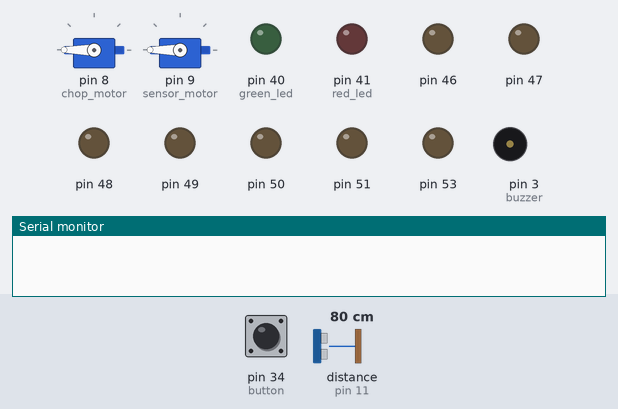
A sketch run on a simulated Arduino Mega 2560, built with avr-gcc and run on an emulated ATmega2560. Parts: 2 × servo, output pins drawn as LEDs (lit = HIGH), buzzer (waves = sounding), the last lines printed to the serial monitor. Dashed ring = blinking. The inputs (shaded band) are chosen by the test bench; at power-on: pin 34 (button) HIGH, distance to the obstacle (sensor on pin 11) 80 cm. The echo pulse lasts 58.3 µs per cm; pins used as bus, display or sensor lines are not drawn.

Above: at 0.8 s.
0.9 s: pin 34 (button) pulled LOW for 0.15 s
At 3.8 s:
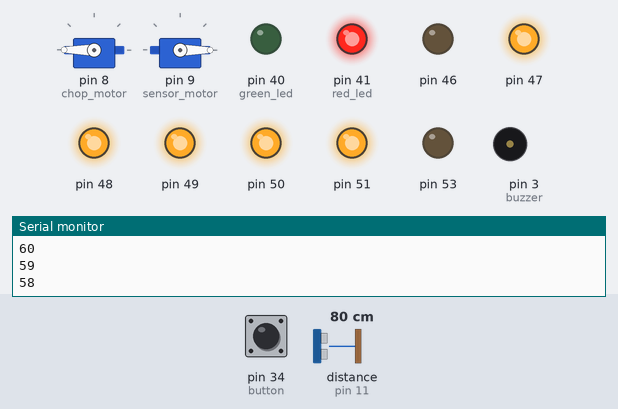
4.0 s: distance to the obstacle (sensor on pin 11) set to 63 cm
7.0 s: distance to the obstacle (sensor on pin 11) set to 56 cm
9.4 s: pin 34 (button) pulled LOW for 1 s
At 9.94 s:
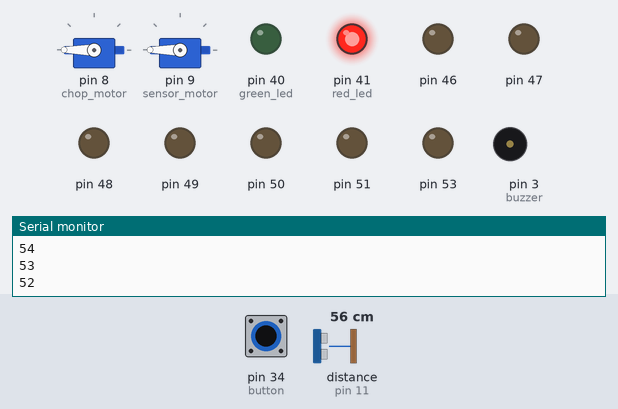
11.9 s: pin 34 (button) pulled LOW for 0.15 s
At 13.7 s:
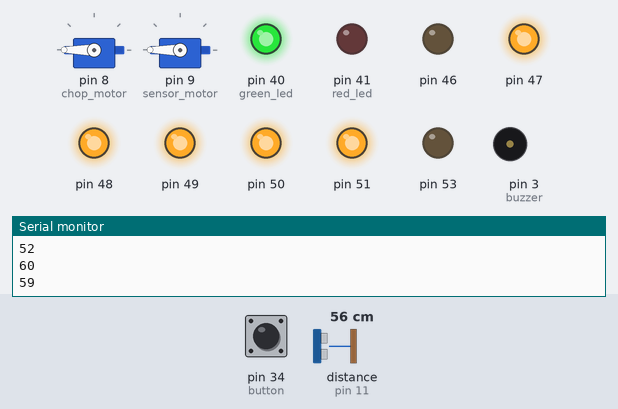
14.9 s: pin 34 (button) pulled LOW for 3.2 s
At 16.27 s:
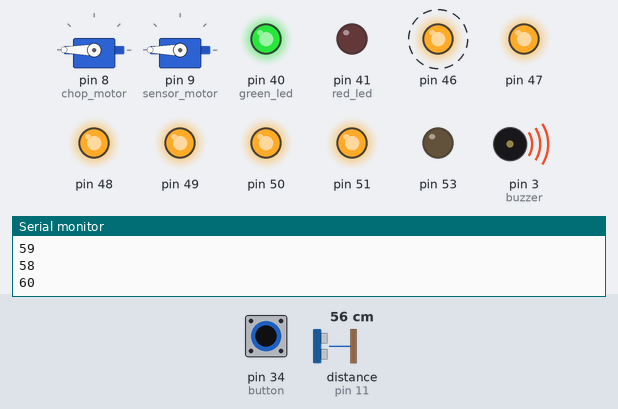
Timing chart, 0 to 31.4 s (numbered marks = the images above; inputs shaded):
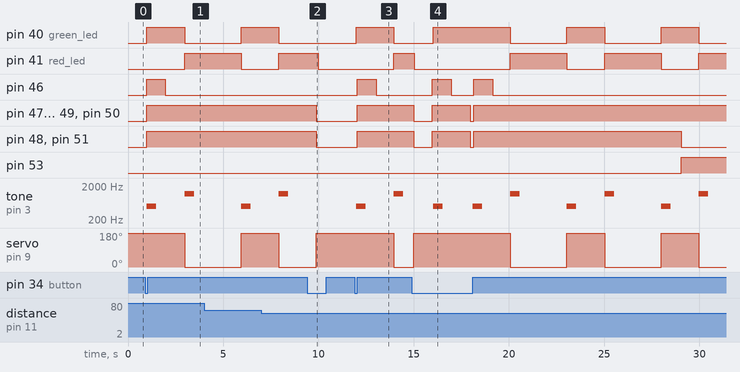

Measured:
- after the input at 0.9 s, pin 40 (green_led): LOW → HIGH after 0.09 s, → LOW 2.0 s later; pin 41 (red_led): LOW → HIGH after 2.1 s; pin 46: LOW → HIGH after 0.08 s, → LOW 0.99 s later; pin 47–51: LOW → HIGH after 0.08 s; tone on pin 3 (buzzer): silent → 500 Hz after 0.09 s, → silent 0.50 s later, → 1200 Hz 1.5 s later, → silent 0.50 s later
- after the input at 9.4 s, pin 40 (green_led): stays LOW (without the input it goes to HIGH after 1.5 s); pin 41 (red_led): HIGH → LOW after 0.59 s instead of 1.5 s; pin 47, pin 49, pin 50: HIGH → LOW after 0.49 s; pin 48, pin 51: HIGH → LOW after 0.49 s instead of 2.5 s; pin 53: stays LOW (without the input it goes to HIGH after 2.5 s)
- after the input at 11.9 s, pin 40 (green_led): LOW → HIGH after 0.07 s, → LOW 2.0 s later; pin 41 (red_led): LOW → HIGH after 2.1 s; pin 46: LOW → HIGH after 0.14 s, → LOW 0.99 s later; pin 47–51: LOW → HIGH after 0.14 s; tone on pin 3 (buzzer): silent → 500 Hz after 0.07 s, → silent 0.50 s later, → 1200 Hz 1.5 s later, → silent 0.50 s later
- after the input at 14.9 s, pin 46: alternates HIGH for 0.99 s and LOW for 1.2 s, 4 changes in all, then stays LOW, starting after 1.1 s; pin 47, pin 49, pin 50: HIGH → LOW after 0.11 s, → HIGH 0.98 s later, → LOW 2.0 s later, → HIGH 0.20 s later; pin 53: LOW → HIGH after 14.1 s instead of 8.0 s

The sketch:

SquidGame_RedLightGreenLight.ino
```cpp
#include "seven_seg.h"
#include <Arduino_FreeRTOS.h>
#include <Servo.h>

Servo chop_motor;
Servo sensor_motor;

int red_led = 41;
int green_led = 40;
int button = 34;
int buzzer = 3;
int echo_pin = 11;
int trig_pin = 12;

enum SensorState { SCAN,
                   IDLE };
SensorState read_mode = IDLE;

int maximumRange = 200;   // Maximum range needed
int minimumRange = 0;     // Minimum range needed
long duration, distance;  // Duration used to calculate distance

bool start = false;

enum BuzzerState { BUZZER_GREEN,
                   BUZZER_RED,
                   BUZZER_OFF };
BuzzerState buzzer_state = BUZZER_OFF;

/* Tasks */
void updateDisplayTask(void *pvParameters);
void pressButtonTask(void *pvParameters);
void handleLightChange(void *pvParameters);
void toggleBuzzerTask(void *pvParameters);
void scanDistanceTask(void *pvParameters);

int scanUltrasonic(void) {
  digitalWrite(trig_pin, LOW);
  vTaskDelay(2 / portTICK_PERIOD_MS);
  digitalWrite(trig_pin, HIGH);
  vTaskDelay(10 / portTICK_PERIOD_MS);
  digitalWrite(trig_pin, LOW);
  duration = pulseIn(echo_pin, HIGH);
  distance = duration / 58.2;
  return distance;
}

void setup() {
  Serial.begin(9600);
  setupSevenSegmentDisplay();

  // Create the task to update the display
  xTaskCreate(updateDisplayTask, "UpdateDisplay", 128, NULL, 2, NULL);
  xTaskCreate(pressButtonTask, "ButtonPress", 128, NULL, 3, NULL);
  xTaskCreate(handleLightChange, "HandleLight", 128, NULL, 1, NULL);
  xTaskCreate(scanDistanceTask, "ScanDistance", 128, NULL, 2, NULL);

  pinMode(green_led, OUTPUT);
  pinMode(red_led, OUTPUT);

  pinMode(button, INPUT);
  pinMode(buzzer, OUTPUT);

  pinMode(trig_pin, OUTPUT);
  pinMode(echo_pin, INPUT);

  chop_motor.attach(8);
  sensor_motor.attach(9);
  chop_motor.write(180);
  sensor_motor.write(180);


  // Start the scheduler
  vTaskStartScheduler();
}

void loop() {}

/**
* Seven Segment Display
*/
void updateDisplayTask(void *pvParameters) {
  while (1) {
    while (!start) {
      clearDisplay();
      chop_motor.write(180);
      sensor_motor.write(180);
      read_mode = IDLE;
      vTaskDelay(200 / portTICK_PERIOD_MS);
    }

    int remainingTime = 60;
    while (start) {
      Serial.println(remainingTime);
      int tensDigit = remainingTime / 10;
      displayDigit(tensDigit);
      remainingTime--;
      vTaskDelay(1000 / portTICK_PERIOD_MS);
      if (remainingTime < 0) {
        start = false;
        read_mode = IDLE;
        chop_motor.write(0);
        vTaskDelay(800 / portTICK_PERIOD_MS);
        break;
      }
    }
  }
}

void handleLightChange(void *pvParameters) {
  while (1) {
    while (!start) {
      digitalWrite(green_led, LOW);
      digitalWrite(red_led, LOW);
      vTaskDelay(500 / portTICK_PERIOD_MS);
    }

    while (start) {
      for (int i = 0; i < 2; i++) {
        if (!start) break;
        digitalWrite(green_led, HIGH);
        digitalWrite(red_led, LOW);
        sensor_motor.write(180);

        if (i < 1) {
          buzzer_state = BUZZER_GREEN;
          tone(buzzer, 500, 500);
          read_mode = IDLE;
        } else if (i > 0 && i < 2) {
          read_mode = SCAN;
        } else {
          buzzer_state = BUZZER_OFF;
          read_mode = IDLE;
        }
        vTaskDelay(1000 / portTICK_PERIOD_MS);
      }

      for (int i = 0; i < 3; i++) {
        if (!start) break;
        digitalWrite(red_led, HIGH);
        digitalWrite(green_led, LOW);
        sensor_motor.write(0);
        if (i < 1) {
          buzzer_state = BUZZER_RED;
          tone(buzzer, 1200, 500);
        } else {
          buzzer_state = BUZZER_OFF;
        }
        vTaskDelay(1000 / portTICK_PERIOD_MS);
      }
    }

    vTaskDelay(100 / portTICK_PERIOD_MS);
  }
}

void pressButtonTask(void *pvParameters) {
  while (1) {
    if (digitalRead(button) == LOW) {
      start = !start;
      delay(1000);
    }
    vTaskDelay(50 / portTICK_PERIOD_MS);
  }
}

void scanDistanceTask(void *pvParameters) {
  static int state = 0;
  static int prev_distance = -1;
  static int current_dist = 0;
  while (1) {
    while (read_mode == IDLE) {
      state = 0;
      prev_distance = -1;
      current_dist = 0;
      chop_motor.write(180);
      vTaskDelay(500 / portTICK_PERIOD_MS);
    }

    while (read_mode == SCAN) {
      if (state == 0) {
        vTaskDelay(1500 / portTICK_PERIOD_MS);
        state = 1;
      }

      current_dist = scanUltrasonic();
      if (prev_distance == -1) {
        prev_distance = current_dist;
      } else if (current_dist > 60 || current_dist < -1) {
        break;
      } else if (current_dist > prev_distance + 2 || current_dist < prev_distance - 2) {
        chop_motor.write(0);
      } else {
        prev_distance = current_dist;
      }

      vTaskDelay(300 / portTICK_PERIOD_MS);
    }
    vTaskDelay(500 / portTICK_PERIOD_MS);
  }
}
```

seven_seg.cpp
```cpp
#include "Arduino.h"
#include "seven_seg.h"

SevenSegmentDisplay display = {
  51, 53, 50, 48, 46, 49, 47
};

void setupSevenSegmentDisplay() {
  pinMode(display.segmentAPin, OUTPUT);
  pinMode(display.segmentBPin, OUTPUT);
  pinMode(display.segmentCPin, OUTPUT);
  pinMode(display.segmentDPin, OUTPUT);
  pinMode(display.segmentEPin, OUTPUT);
  pinMode(display.segmentFPin, OUTPUT);
  pinMode(display.segmentGPin, OUTPUT);
}

void displayDigit(int digit) {
  switch (digit) {
    case 0:
      digitalWrite(display.segmentAPin, HIGH);
      digitalWrite(display.segmentBPin, HIGH);
      digitalWrite(display.segmentCPin, HIGH);
      digitalWrite(display.segmentDPin, HIGH);
      digitalWrite(display.segmentEPin, HIGH);
      digitalWrite(display.segmentFPin, HIGH);
      digitalWrite(display.segmentGPin, LOW);
      break;
    case 1:
      digitalWrite(display.segmentAPin, LOW);
      digitalWrite(display.segmentBPin, HIGH);
      digitalWrite(display.segmentCPin, HIGH);
      digitalWrite(display.segmentDPin, LOW);
      digitalWrite(display.segmentEPin, LOW);
      digitalWrite(display.segmentFPin, LOW);
      digitalWrite(display.segmentGPin, LOW);
      break;
    case 2:
      digitalWrite(display.segmentAPin, HIGH);
      digitalWrite(display.segmentBPin, HIGH);
      digitalWrite(display.segmentCPin, LOW);
      digitalWrite(display.segmentDPin, HIGH);
      digitalWrite(display.segmentEPin, HIGH);
      digitalWrite(display.segmentFPin, LOW);
      digitalWrite(display.segmentGPin, HIGH);
      break;
    case 3:
      digitalWrite(display.segmentAPin, HIGH);
      digitalWrite(display.segmentBPin, HIGH);
      digitalWrite(display.segmentCPin, HIGH);
      digitalWrite(display.segmentDPin, HIGH);
      digitalWrite(display.segmentEPin, LOW);
      digitalWrite(display.segmentFPin, LOW);
      digitalWrite(display.segmentGPin, HIGH);
      break;
    case 4:
      digitalWrite(display.segmentAPin, LOW);
      digitalWrite(display.segmentBPin, HIGH);
      digitalWrite(display.segmentCPin, HIGH);
      digitalWrite(display.segmentDPin, LOW);
      digitalWrite(display.segmentEPin, LOW);
      digitalWrite(display.segmentFPin, HIGH);
      digitalWrite(display.segmentGPin, HIGH);
      break;
    case 5:
      digitalWrite(display.segmentAPin, HIGH);
      digitalWrite(display.segmentBPin, LOW);
      digitalWrite(display.segmentCPin, HIGH);
      digitalWrite(display.segmentDPin, HIGH);
      digitalWrite(display.segmentEPin, LOW);
      digitalWrite(display.segmentFPin, HIGH);
      digitalWrite(display.segmentGPin, HIGH);
      break;
    case 6:
      digitalWrite(display.segmentAPin, HIGH);
      digitalWrite(display.segmentBPin, LOW);
      digitalWrite(display.segmentCPin, HIGH);
      digitalWrite(display.segmentDPin, HIGH);
      digitalWrite(display.segmentEPin, HIGH);
      digitalWrite(display.segmentFPin, HIGH);
      digitalWrite(display.segmentGPin, HIGH);
      break;
    case 7:
      digitalWrite(display.segmentAPin, HIGH);
      digitalWrite(display.segmentBPin, HIGH);
      digitalWrite(display.segmentCPin, HIGH);
      digitalWrite(display.segmentDPin, LOW);
      digitalWrite(display.segmentEPin, LOW);
      digitalWrite(display.segmentFPin, LOW);
      digitalWrite(display.segmentGPin, LOW);
      break;
    case 8:
      digitalWrite(display.segmentAPin, HIGH);
      digitalWrite(display.segmentBPin, HIGH);
      digitalWrite(display.segmentCPin, HIGH);
      digitalWrite(display.segmentDPin, HIGH);
      digitalWrite(display.segmentEPin, HIGH);
      digitalWrite(display.segmentFPin, HIGH);
      digitalWrite(display.segmentGPin, HIGH);
      break;
    case 9:
      digitalWrite(display.segmentAPin, HIGH);
      digitalWrite(display.segmentBPin, HIGH);
      digitalWrite(display.segmentCPin, HIGH);
      digitalWrite(display.segmentDPin, HIGH);
      digitalWrite(display.segmentEPin, LOW);
      digitalWrite(display.segmentFPin, HIGH);
      digitalWrite(display.segmentGPin, HIGH);
      break;
    default:
      // do nothing if an invalid digit is provided
      break;
  }
}

void clearDisplay() {
  digitalWrite(display.segmentAPin, LOW);
  digitalWrite(display.segmentBPin, LOW);
  digitalWrite(display.segmentCPin, LOW);
  digitalWrite(display.segmentDPin, LOW);
  digitalWrite(display.segmentEPin, LOW);
  digitalWrite(display.segmentFPin, LOW);
  digitalWrite(display.segmentGPin, LOW);
}
```

seven_seg.h
```cpp
#ifndef SEVEN_SEGMENT_H
#define SEVEN_SEGMENT_H

struct SevenSegmentDisplay {
  int segmentAPin;
  int segmentBPin;
  int segmentCPin;
  int segmentDPin;
  int segmentEPin;
  int segmentFPin;
  int segmentGPin;
};

extern SevenSegmentDisplay display;

void setupSevenSegmentDisplay();
void displayDigit(int digit);
void clearDisplay();

#endif // SEVEN_SEGMENT_H
```
